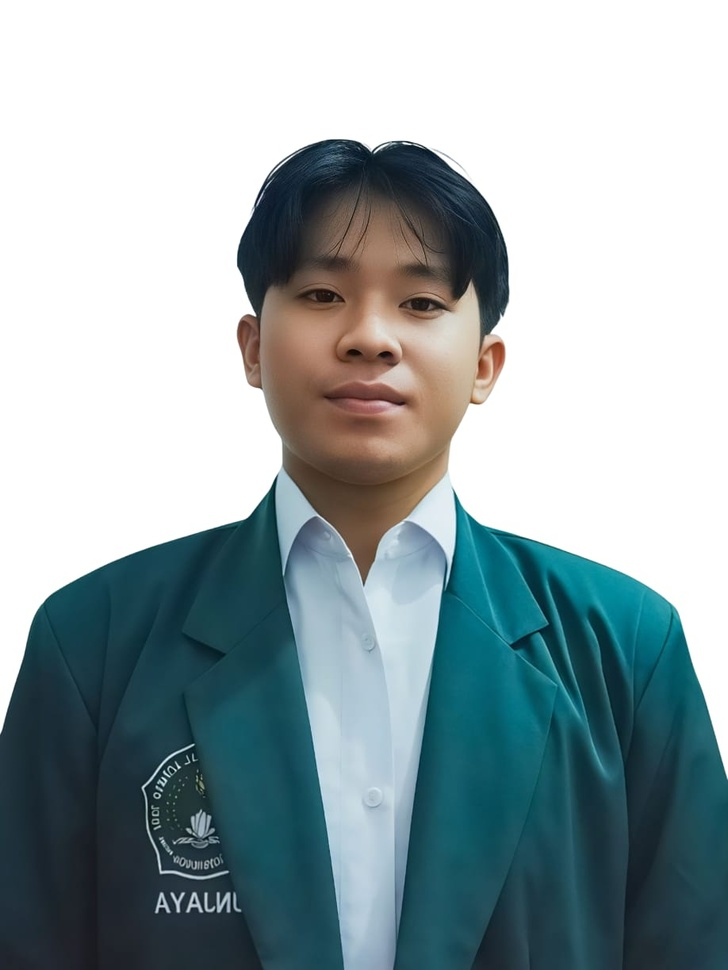
#> input picture kivy/AppDesign/robin.jpeg, 728 x 970 px, shrunk from 918 x 1223 before the run, found by its file name
$ python pillowdesign.py
#> lines starting #> are read from the running program, lines starting #| are printed output that depends on the picture
# All Imports
from PIL import Image, ImageFilter, ImageEnhance

#Function
with Image.open("AppDesign/robin.jpeg") as picture:
    # [15 lines of commented-out code are left out]

#> picture is the input picture: PIL image 728x970 RGB; mean R, G, B 150.7, 166.1, 169.6
    color = ImageEnhance.Color(picture).enhance(2.5)
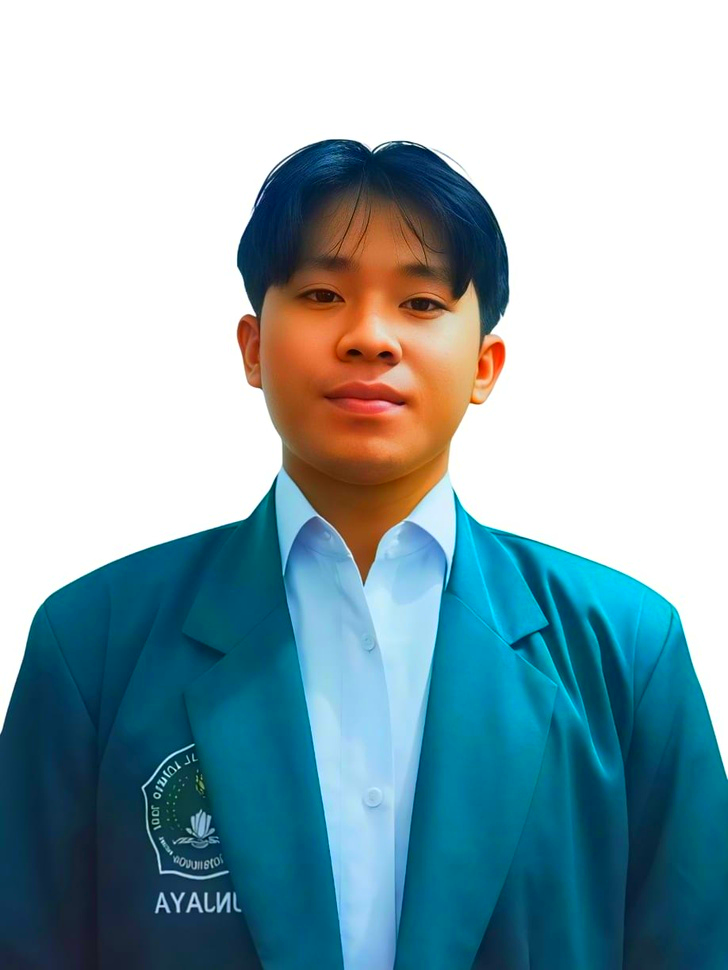
#> color: PIL image 728x970 RGB; mean R, G, B 144.1, 172.2, 181
    color.show()
